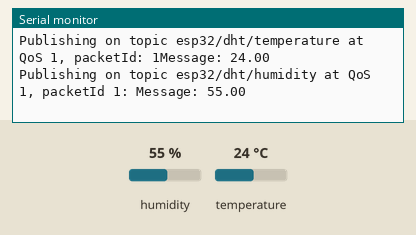
This sketch was run on a simulated ESP32. Parts: the last lines printed to the serial monitor. The inputs (shaded band) are chosen by the test bench; at power-on: humidity 55 %, temperature 24 °C. WiFi joins after 1.5 s; servers stay silent unless stated; no MQTT or app messages arrive unless stated.

Above: at 10.8 s.
10.9 s: humidity set to 22 %
At 15.5 s:
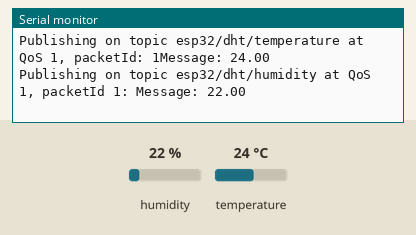
18.4 s: temperature set to 12 °C
At 20.5 s:
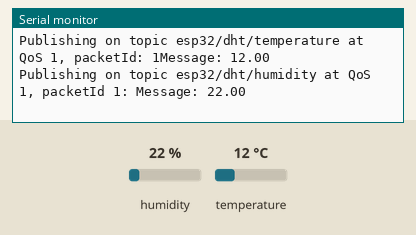
25.9 s: humidity set to 40 %
At 30.5 s:
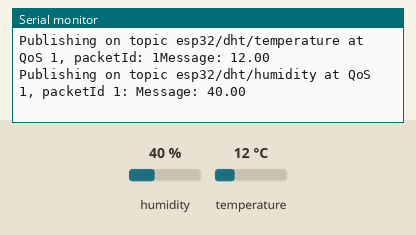
Timing chart, 0 to 32.0 s (numbered marks = the images above; inputs shaded):
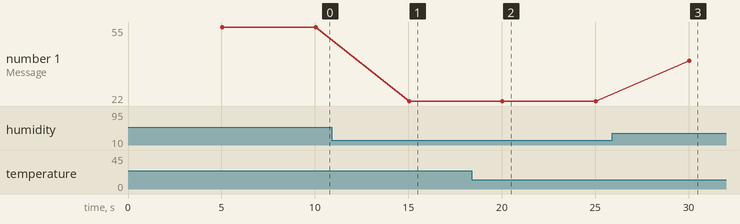

Measured:
- after the input at 10.9 s, the serial monitor: prints a new line after 4.1 s (image 1)
- after the input at 18.4 s, the serial monitor: prints a new line after 1.6 s (image 2)
- after the input at 25.9 s, the serial monitor: prints a new line after 4.1 s (image 3)
- plotted number 1: 55 → 22 after the input at 10.9 s, 22 → 40 after the input at 25.9 s

The sketch:

sketch_ESP32.ino
```cpp
//chiamiamo le librerie del sensore di umidità, del Wi-Fi e quelle scaricate
#include "DHT.h";
#include <WiFi.h>;
extern "C" {
  #include "freertos/FreeRTOS.h"
  #include "freertos/timers.h"
}
#include <AsyncMqttClient.h>
//definiamo il nome e la password della rete a cui il sistema sarà collegato
#define WIFI_SSID "Sam Phone"
#define WIFI_PASSWORD "1234567890"
//definiamo l'indirizzo ip della raspberry che sarebbe l'host e la porta che è un valore standard
#define MQTT_HOST IPAddress(192, 168, 43, 111)
#define MQTT_PORT 1883
//definiamo i canali dove verranno pubblicati i valori acquisiti dal sensore
#define MQTT_PUB_TEMP "esp32/dht/temperature"
#define MQTT_PUB_HUM "esp32/dht/humidity"
//difiniamo il pin dell' ESP32 a cui è collegato il sensore e il tipo di sensore utilizzato
#define DHTPIN 4
#define DHTTYPE DHT11
DHT dht(DHTPIN, DHTTYPE);
//dichiariamo due variabili float per la temperatura e l'umidità
float temp;
float hum;
//dichiariamo due varibili che useremò come intervalli tra un invio di dati e l'altro
unsigned long previousMillis = 0;
const long interval = 5000;
//creaiamo un oggetto Mqtt che gestirà le richieste verso il server
AsyncMqttClient mqttClient;
TimerHandle_t mqttReconnectTimer;
TimerHandle_t wifiReconnectTimer;
//creiamo un void per l'iniazilizzazione della connessione Wi-Fi
void connectToWifi() {
  Serial.println("Connecting to Wi-Fi...");
  WiFi.begin(WIFI_SSID, WIFI_PASSWORD);
}
//creiamo un void per definire gli eventi Wi-Fi
void WiFiEvent(WiFiEvent_t event) {
  Serial.printf("[WiFi-event] event: %d\n", event);
    switch(event) {
      case SYSTEM_EVENT_STA_GOT_IP:
        Serial.println("WiFi connected");
        Serial.println("IP address: ");
        Serial.println(WiFi.localIP());
        connectToMqtt();
      break;
      case SYSTEM_EVENT_STA_DISCONNECTED:
        Serial.println("WiFi lost connection");
        xTimerStop(mqttReconnectTimer, 0);
        xTimerStart(wifiReconnectTimer, 0);
      break;
    }
}
//creiamo dei void per le funzioni MQTT
void connectToMqtt() {
  Serial.println("Connecting to MQTT...");
  mqttClient.connect();
}

void onMqttDisconnect(AsyncMqttClientDisconnectReason reason) {
  Serial.println("Disconnected from MQTT.");
  if (WiFi.isConnected()) {
    xTimerStart(mqttReconnectTimer, 0);
  }
}

void onMqttConnect(bool sessionPresent) {
  Serial.println("Connected to MQTT.");
  Serial.print("Session present: ");
  Serial.println(sessionPresent);
}

void onMqttPublish(uint16_t packetId) {
  Serial.print("Publish acknowledged.");
  Serial.print(" packetId: ");
  Serial.println(packetId);
}
//prima inizializziamo il monitor seriale, e il sensore di umidità in void setup
void setup() {
  Serial.begin(9600);
  Serial.println();

  dht.begin();
  //creiamo delle funzioni setup che ci permettono di riconnettere la scheda in caso di errori di connessione
  mqttReconnectTimer = xTimerCreate("mqttTimer",pdMS_TO_TICKS(2000),pdFALSE, (void*)0,reinterpret_cast<TimerCallbackFunction_t>(connectToMqtt));
  wifiReconnectTimer = xTimerCreate("wifiTimer",pdMS_TO_TICKS(2000),pdFALSE, (void*)0,reinterpret_cast<TimerCallbackFunction_t>(connectToWifi));
  //diciamo alla scheda ESP32 che quando accade un qualsiasi evento Wi-Fi deve eseguire la funzione voide WiFievent
  WiFi.onEvent(WiFiEvent);
  //la stessa cosa con gli eventi MQTT
  mqttClient.onConnect(onMqttConnect);
  mqttClient.onDisconnect(onMqttDisconnect);
  mqttClient.onPublish(onMqttPublish);
  mqttClient.setServer(MQTT_HOST, MQTT_PORT);
  //connessione al Wi-Fi
  connectToWifi();
}

void loop() {
  //prendiamo il tempo corrente
  unsigned long currentMillis = millis();
  //creiamo un if che in base al tempo passato regolamenta l'invio dei dati (ogni 10 secondi)
  if (currentMillis - previousMillis >= interval) {
    previousMillis = currentMillis;
    //leggiamo i valori del sensore
    hum = dht.readHumidity();
    temp = dht.readTemperature();
    //creiamo un if che controlla la corretta lettura del sensore
    if (isnan(temp) || isnan(hum)) {
      Serial.println(F("Error: Failed to read from DHT sensor!"));
    }
    else {
      //se la lettura è andata a buon fine comunica al MQTT prima la temperatura e poi l'umidità
      uint16_t packetIdPub1 = mqttClient.publish(MQTT_PUB_TEMP, 1, true, String(temp).c_str());
      Serial.printf("Publishing on topic %s at QoS 1, packetId: %i", MQTT_PUB_TEMP, packetIdPub1);
      Serial.printf("Message: %.2f \n", temp);

      uint16_t packetIdPub2 = mqttClient.publish(MQTT_PUB_HUM, 1, true, String(hum).c_str());
      Serial.printf("Publishing on topic %s at QoS 1, packetId %i: ", MQTT_PUB_HUM, packetIdPub2);
      Serial.printf("Message: %.2f \n", hum);
    }
 }
}
```
